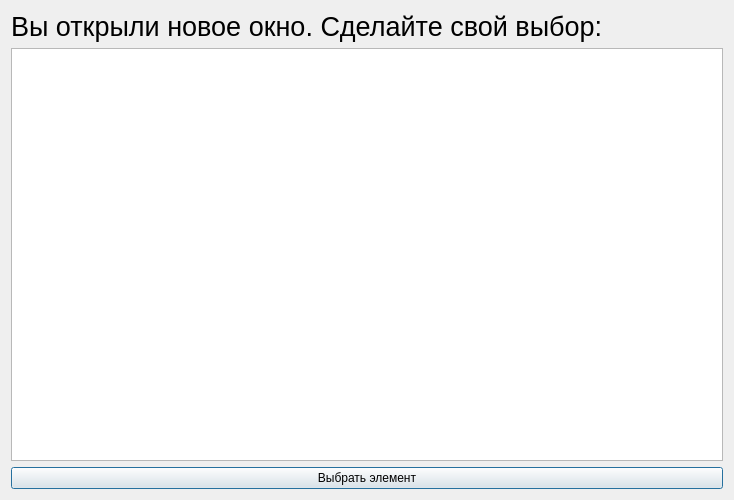
<?xml version="1.0" encoding="UTF-8"?>
<ui version="4.0">
 <class>SecondWindow</class>
 <widget class="QDialog" name="SecondWindow">
  <property name="geometry">
   <rect>
    <x>0</x>
    <y>0</y>
    <width>734</width>
    <height>500</height>
   </rect>
  </property>
  <property name="windowTitle">
   <string>Dialog</string>
  </property>
  <layout class="QVBoxLayout" name="verticalLayout">
   <item>
    <widget class="QLabel" name="label">
     <property name="text">
      <string>&lt;html&gt;&lt;head/&gt;&lt;body&gt;&lt;p&gt;&lt;span style=&quot; font-size:20pt;&quot;&gt;Вы открыли новое окно. Сделайте свой выбор:&lt;/span&gt;&lt;/p&gt;&lt;/body&gt;&lt;/html&gt;</string>
     </property>
    </widget>
   </item>
   <item>
    <widget class="QListWidget" name="listWidget"/>
   </item>
   <item>
    <widget class="QPushButton" name="pushButton">
     <property name="text">
      <string>Выбрать элемент</string>
     </property>
    </widget>
   </item>
  </layout>
 </widget>
 <resources/>
 <connections/>
</ui>
